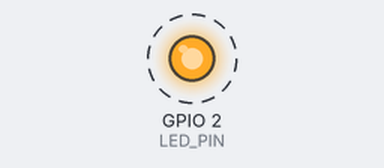
Recording of a sketch running on a simulated ESP32. Parts: output pins drawn as LEDs (lit = HIGH). Dashed ring = blinking. What the sketch prints to the serial monitor is not drawn.

Above: at 1.2 s.
Timing chart, 0 to 4.0 s (numbered marks = the images above):
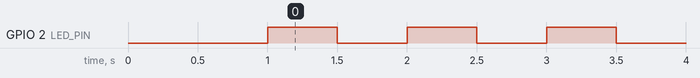

The sketch:

esp32_board_test.ino
```cpp
// Basic ESP32 bring-up test: serial + LED blink
// Try LED pin 2 first; if no LED on your board, change LED_PIN.

const int LED_PIN = 2;

void setup() {
  pinMode(LED_PIN, OUTPUT);
  Serial.begin(115200);
  delay(1000);
  Serial.println("ESP32 test started");
}

void loop() {
  digitalWrite(LED_PIN, HIGH);
  Serial.println("LED ON");
  delay(500);

  digitalWrite(LED_PIN, LOW);
  Serial.println("LED OFF");
  delay(500);
}
```

Measured:
- by itself, GPIO 2 (LED_PIN): alternates HIGH for 0.50 s and LOW for 0.50 s
